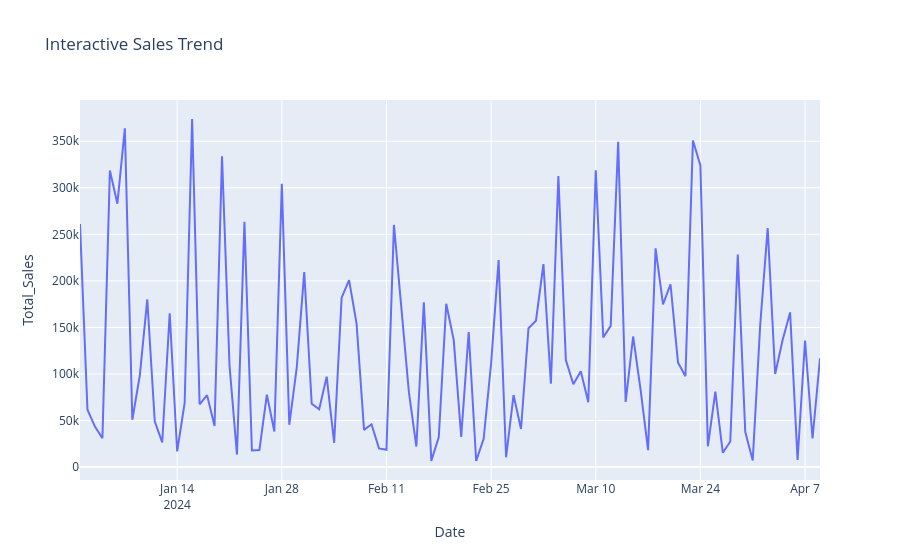

Here is the notebook cell this chart was saved with:
### Code cell
# ============================================
# INTERACTIVE LINE CHART
# ============================================

daily_sales = df.groupby('Date')['Total_Sales'].sum().reset_index()

fig = px.line(
    daily_sales,
    x='Date',
    y='Total_Sales',
    title='Interactive Sales Trend'
)

fig.show()
